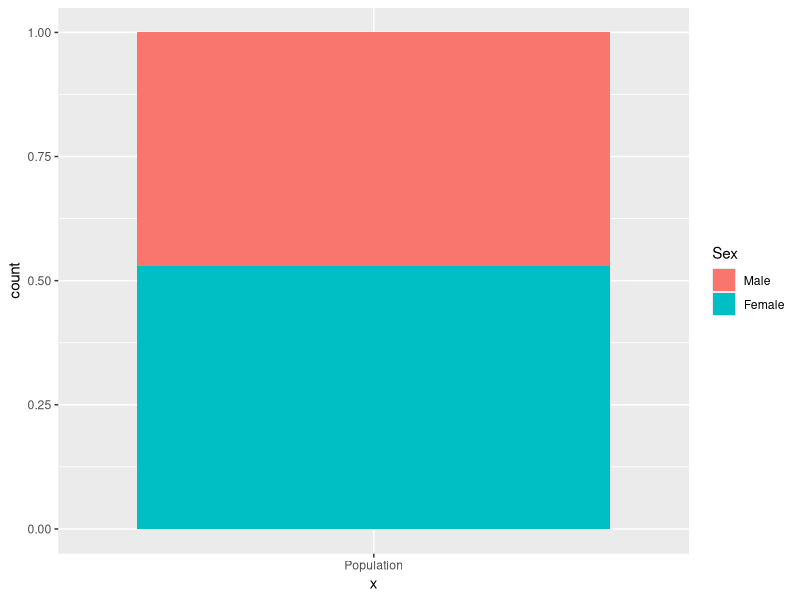

Generate this figure with R: (Note: this script raises an error after producing the figure.)
install.packages("epitools")
library(dplyr)
library(ggplot2)
library(epitools)

datasets::HairEyeColor

df <- expand.table(HairEyeColor)

message <- "Hello World!"

ggplot(df, aes(x = "Population", fill = Sex))+
  geom_bar(position = "fill")

ggplot(srs, aes(x = "Simple Random Sample", fill = Sex))+
  geom_bar(position = "fill")

ggplot(strat_sample, aes(x = "Stratified Sample", fill = Sex))+
  geom_bar(position = "fill")

pop_Sex_prop <- df %>% 
  count(Sex)%>%
  mutate(prop = n/sum(n))

srs <- df %>%
  sample_n(size = 100)

srs_Sex_prop <- srs %>% 
  count(Sex)%>%
  mutate(prop = n/sum(n))

strat_sample <- df %>%
  group_by(Sex) %>%
  sample_n(size = 50)
  
strat_Sex_prop <- strat_sample %>%
  count(Sex) %>%
  mutate(prop = n /sum(n))


for(i in 1:nrow(strat_Sex_prop)) {
  strat_Sex_prop[i,3] <- strat_Sex_prop[i,2]/colSums(strat_Sex_prop[2])
}

colnames(pop_Sex_prop)[colnames(pop_Sex_prop) == "prop"] <- "pop_prop"

colnames(srs_Sex_prop)[colnames(srs_Sex_prop) == "prop"] <- "Srs_prop"

colnames(strat_Sex_prop)[colnames(strat_Sex_prop) == "prop"] <- "strat_prop"

Props_compare <- data.frame(pop_Sex_prop[1], pop_Sex_prop[3], srs_Sex_prop[3], strat_Sex_prop[3])

Props_compare
